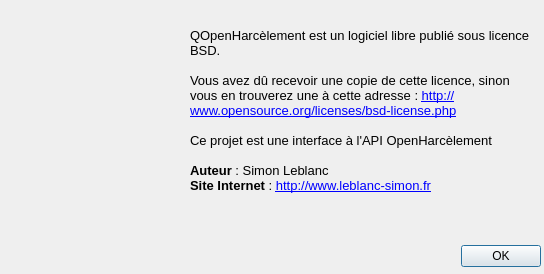
<?xml version="1.0" encoding="UTF-8"?>
<ui version="4.0">
 <class>About</class>
 <widget class="QDialog" name="About">
  <property name="geometry">
   <rect>
    <x>0</x>
    <y>0</y>
    <width>544</width>
    <height>274</height>
   </rect>
  </property>
  <property name="minimumSize">
   <size>
    <width>544</width>
    <height>274</height>
   </size>
  </property>
  <property name="maximumSize">
   <size>
    <width>544</width>
    <height>274</height>
   </size>
  </property>
  <property name="contextMenuPolicy">
   <enum>Qt::NoContextMenu</enum>
  </property>
  <property name="windowTitle">
   <string>À propos</string>
  </property>
  <property name="windowIcon">
   <iconset resource="ressources.qrc">
    <normaloff>:/new/images/icon.png</normaloff>:/new/images/icon.png</iconset>
  </property>
  <widget class="QDialogButtonBox" name="buttonBox">
   <property name="geometry">
    <rect>
     <x>10</x>
     <y>240</y>
     <width>531</width>
     <height>32</height>
    </rect>
   </property>
   <property name="orientation">
    <enum>Qt::Horizontal</enum>
   </property>
   <property name="standardButtons">
    <set>QDialogButtonBox::Ok</set>
   </property>
  </widget>
  <widget class="QLabel" name="label">
   <property name="geometry">
    <rect>
     <x>190</x>
     <y>10</y>
     <width>341</width>
     <height>201</height>
    </rect>
   </property>
   <property name="text">
    <string>&lt;!DOCTYPE HTML PUBLIC &quot;-//W3C//DTD HTML 4.0//EN&quot; &quot;http://www.w3.org/TR/REC-html40/strict.dtd&quot;&gt;
&lt;html&gt;&lt;head&gt;&lt;meta name=&quot;qrichtext&quot; content=&quot;1&quot; /&gt;&lt;style type=&quot;text/css&quot;&gt;
p, li { white-space: pre-wrap; }
&lt;/style&gt;&lt;/head&gt;&lt;body style=&quot; font-family:'Sans'; font-size:10pt; font-weight:400; font-style:normal;&quot;&gt;
&lt;table border=&quot;0&quot; style=&quot;-qt-table-type: root; margin-top:4px; margin-bottom:4px; margin-left:4px; margin-right:4px;&quot;&gt;
&lt;tr&gt;
&lt;td style=&quot;border: none;&quot;&gt;
&lt;p style=&quot; margin-top:0px; margin-bottom:0px; margin-left:0px; margin-right:0px; -qt-block-indent:0; text-indent:0px;&quot;&gt;QOpenHarcèlement est un logiciel libre publié sous licence BSD.&lt;/p&gt;
&lt;p style=&quot;-qt-paragraph-type:empty; margin-top:0px; margin-bottom:0px; margin-left:0px; margin-right:0px; -qt-block-indent:0; text-indent:0px;&quot;&gt;&lt;/p&gt;
&lt;p style=&quot; margin-top:0px; margin-bottom:0px; margin-left:0px; margin-right:0px; -qt-block-indent:0; text-indent:0px;&quot;&gt;Vous avez dû recevoir une copie de cette licence, sinon vous en trouverez une à cette adresse : &lt;a href=&quot;http://www.opensource.org/licenses/bsd-license.php&quot;&gt;&lt;span style=&quot; text-decoration: underline; color:#0000ff;&quot;&gt;http://www.opensource.org/licenses/bsd-license.php&lt;/span&gt;&lt;/a&gt;&lt;/p&gt;
&lt;p style=&quot;-qt-paragraph-type:empty; margin-top:0px; margin-bottom:0px; margin-left:0px; margin-right:0px; -qt-block-indent:0; text-indent:0px; color:#0000ff;&quot;&gt;&lt;/p&gt;
&lt;p style=&quot; margin-top:0px; margin-bottom:0px; margin-left:0px; margin-right:0px; -qt-block-indent:0; text-indent:0px;&quot;&gt;Ce projet est une interface à l'API OpenHarcèlement&lt;/p&gt;
&lt;p style=&quot;-qt-paragraph-type:empty; margin-top:0px; margin-bottom:0px; margin-left:0px; margin-right:0px; -qt-block-indent:0; text-indent:0px;&quot;&gt;&lt;/p&gt;
&lt;p style=&quot; margin-top:0px; margin-bottom:0px; margin-left:0px; margin-right:0px; -qt-block-indent:0; text-indent:0px;&quot;&gt;&lt;span style=&quot; font-weight:600; color:#000000;&quot;&gt;Auteur&lt;/span&gt;&lt;span style=&quot; color:#000000;&quot;&gt; : Simon Leblanc&lt;/span&gt;&lt;/p&gt;
&lt;p style=&quot; margin-top:0px; margin-bottom:0px; margin-left:0px; margin-right:0px; -qt-block-indent:0; text-indent:0px;&quot;&gt;&lt;span style=&quot; font-weight:600; color:#000000;&quot;&gt;Site Internet&lt;/span&gt;&lt;span style=&quot; color:#000000;&quot;&gt; : &lt;/span&gt;&lt;a href=&quot;http://www.leblanc-simon.fr&quot;&gt;&lt;span style=&quot; text-decoration: underline; color:#0000ff;&quot;&gt;http://www.leblanc-simon.fr&lt;/span&gt;&lt;/a&gt;&lt;/p&gt;&lt;/td&gt;&lt;/tr&gt;&lt;/table&gt;&lt;/body&gt;&lt;/html&gt;</string>
   </property>
   <property name="textFormat">
    <enum>Qt::RichText</enum>
   </property>
   <property name="wordWrap">
    <bool>true</bool>
   </property>
   <property name="textInteractionFlags">
    <set>Qt::LinksAccessibleByMouse|Qt::TextSelectableByMouse</set>
   </property>
  </widget>
  <widget class="QLabel" name="label_2">
   <property name="geometry">
    <rect>
     <x>10</x>
     <y>20</y>
     <width>171</width>
     <height>211</height>
    </rect>
   </property>
   <property name="text">
    <string/>
   </property>
   <property name="pixmap">
    <pixmap resource="ressources.qrc">:/new/images/logo.png</pixmap>
   </property>
  </widget>
 </widget>
 <resources>
  <include location="ressources.qrc"/>
 </resources>
 <connections>
  <connection>
   <sender>buttonBox</sender>
   <signal>accepted()</signal>
   <receiver>About</receiver>
   <slot>accept()</slot>
   <hints>
    <hint type="sourcelabel">
     <x>248</x>
     <y>254</y>
    </hint>
    <hint type="destinationlabel">
     <x>157</x>
     <y>274</y>
    </hint>
   </hints>
  </connection>
  <connection>
   <sender>buttonBox</sender>
   <signal>rejected()</signal>
   <receiver>About</receiver>
   <slot>reject()</slot>
   <hints>
    <hint type="sourcelabel">
     <x>316</x>
     <y>260</y>
    </hint>
    <hint type="destinationlabel">
     <x>286</x>
     <y>274</y>
    </hint>
   </hints>
  </connection>
 </connections>
</ui>
